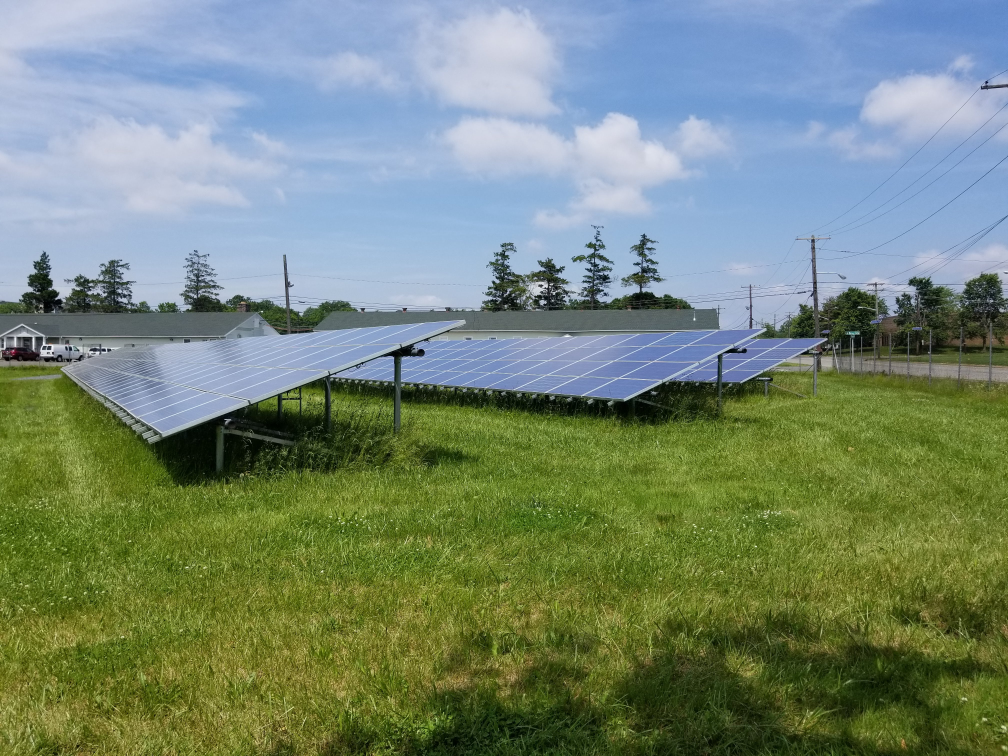
#> input picture examples/panelright.jpg, 4032 x 3024 px (shown at 1/4 size)
$ python homomanual.py
#> lines starting #> are read from the running program, lines starting #| are printed output that depends on the picture
import cv2 as cv
import numpy as np
refFilename = 'panelright.jpg'
imFilename = 'panelleft.jpg'
imReference = cv.imread(refFilename)
#> imReference is the input picture: shape (3024, 4032, 3); mean B, G, R 117, 135.8, 118.3
im = cv.imread(imFilename)
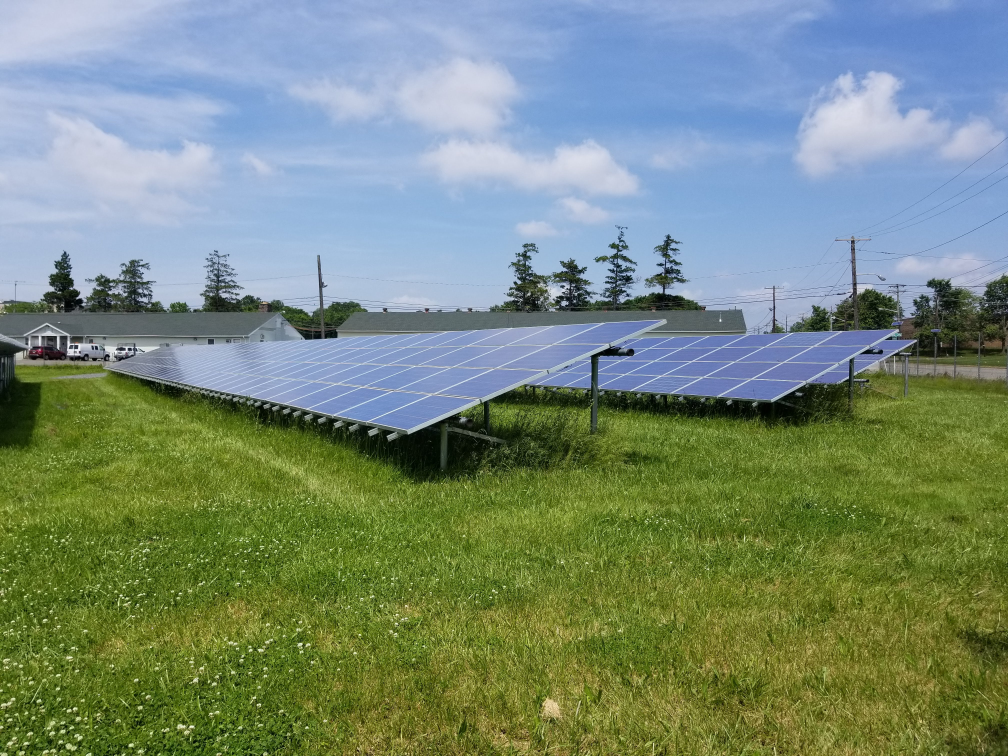
#> input picture examples/panelleft.jpg, 4032 x 3024 px (shown at 1/4 size)
#> im is the input picture: shape (3024, 4032, 3); mean B, G, R 120.1, 138.8, 120.2
pointsReference = np.array([[650,1748],
                            [248,1469],
                            [491,1388],
                            [1860,1279]])
points = np.array(         [[1633,1738],
                            [430,1466],
                            [661,1385],
                            [2664,1278]])
h, mask = cv.findHomography(points, pointsReference, cv.RANSAC)
imReg = cv.warpPerspective(im, h, (imReference.shape[1],imReference.shape[0]))
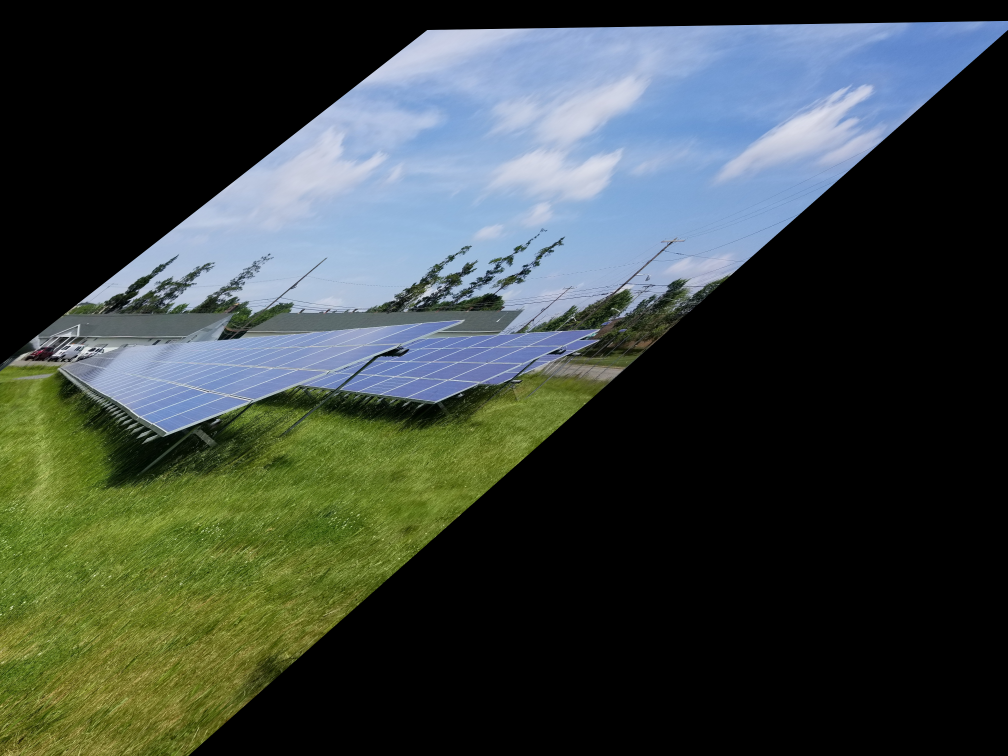
#> imReg: shape (3024, 4032, 3) (shown at 1/4 size); mean B, G, R 64, 68.1, 59
cv.imwrite('imreg.jpg',imReg)
